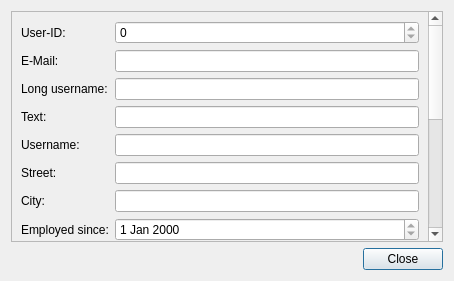
<?xml version="1.0" encoding="UTF-8"?>
<ui version="4.0">
 <class>ProfileDialog</class>
 <widget class="QDialog" name="ProfileDialog">
  <property name="geometry">
   <rect>
    <x>0</x>
    <y>0</y>
    <width>454</width>
    <height>281</height>
   </rect>
  </property>
  <property name="windowTitle">
   <string>Profile</string>
  </property>
  <layout class="QVBoxLayout" name="verticalLayout" stretch="0,1">
   <item>
    <widget class="QScrollArea" name="scrollArea">
     <property name="widgetResizable">
      <bool>true</bool>
     </property>
     <widget class="QWidget" name="scrollAreaWidgetContents">
      <property name="geometry">
       <rect>
        <x>0</x>
        <y>0</y>
        <width>420</width>
        <height>610</height>
       </rect>
      </property>
      <layout class="QFormLayout" name="formLayout">
       <item row="0" column="0">
        <widget class="QLabel" name="labelUserId">
         <property name="text">
          <string>User-ID:</string>
         </property>
         <property name="buddy">
          <cstring>spinBoxUserId</cstring>
         </property>
        </widget>
       </item>
       <item row="1" column="0">
        <widget class="QLabel" name="labelEmail">
         <property name="text">
          <string>E-Mail:</string>
         </property>
         <property name="buddy">
          <cstring>lineEditEmail</cstring>
         </property>
        </widget>
       </item>
       <item row="2" column="0">
        <widget class="QLabel" name="labelLongUsername">
         <property name="text">
          <string>Long username:</string>
         </property>
         <property name="buddy">
          <cstring>lineEditLongUsername</cstring>
         </property>
        </widget>
       </item>
       <item row="3" column="0">
        <widget class="QLabel" name="labelText">
         <property name="text">
          <string>Text:</string>
         </property>
         <property name="buddy">
          <cstring>lineEditText</cstring>
         </property>
        </widget>
       </item>
       <item row="4" column="0">
        <widget class="QLabel" name="labelUsername">
         <property name="text">
          <string>Username:</string>
         </property>
         <property name="buddy">
          <cstring>lineEditUsername</cstring>
         </property>
        </widget>
       </item>
       <item row="0" column="1">
        <widget class="QSpinBox" name="spinBoxUserId">
         <property name="readOnly">
          <bool>true</bool>
         </property>
         <property name="maximum">
          <number>16777215</number>
         </property>
        </widget>
       </item>
       <item row="1" column="1">
        <widget class="QLineEdit" name="lineEditEmail">
         <property name="readOnly">
          <bool>true</bool>
         </property>
        </widget>
       </item>
       <item row="2" column="1">
        <widget class="QLineEdit" name="lineEditLongUsername">
         <property name="readOnly">
          <bool>true</bool>
         </property>
        </widget>
       </item>
       <item row="3" column="1">
        <widget class="QLineEdit" name="lineEditText">
         <property name="readOnly">
          <bool>true</bool>
         </property>
        </widget>
       </item>
       <item row="4" column="1">
        <widget class="QLineEdit" name="lineEditUsername">
         <property name="readOnly">
          <bool>true</bool>
         </property>
        </widget>
       </item>
       <item row="5" column="0">
        <widget class="QLabel" name="labelStreet">
         <property name="text">
          <string>Street:</string>
         </property>
         <property name="buddy">
          <cstring>lineEditStreet</cstring>
         </property>
        </widget>
       </item>
       <item row="6" column="0">
        <widget class="QLabel" name="labelCity">
         <property name="text">
          <string>City:</string>
         </property>
         <property name="buddy">
          <cstring>lineEditCity</cstring>
         </property>
        </widget>
       </item>
       <item row="7" column="0">
        <widget class="QLabel" name="labelEmployedSince">
         <property name="text">
          <string>Employed since:</string>
         </property>
         <property name="buddy">
          <cstring>dateEditEmployedSince</cstring>
         </property>
        </widget>
       </item>
       <item row="8" column="0">
        <widget class="QLabel" name="labelEmployedTill">
         <property name="text">
          <string>Employed till:</string>
         </property>
         <property name="buddy">
          <cstring>dateEditEmployedTill</cstring>
         </property>
        </widget>
       </item>
       <item row="9" column="0">
        <widget class="QLabel" name="labelPlaceOfBirth">
         <property name="text">
          <string>Place of birth:</string>
         </property>
         <property name="buddy">
          <cstring>lineEditPlaceOfBirth</cstring>
         </property>
        </widget>
       </item>
       <item row="10" column="0">
        <widget class="QLabel" name="labelZipcode">
         <property name="text">
          <string>Zipcode:</string>
         </property>
         <property name="buddy">
          <cstring>lineEditZipcode</cstring>
         </property>
        </widget>
       </item>
       <item row="11" column="0">
        <widget class="QLabel" name="labelReligion">
         <property name="text">
          <string>Religion:</string>
         </property>
         <property name="buddy">
          <cstring>lineEditReligion</cstring>
         </property>
        </widget>
       </item>
       <item row="12" column="0">
        <widget class="QLabel" name="labelDepartment">
         <property name="text">
          <string>Department:</string>
         </property>
         <property name="buddy">
          <cstring>lineEditDepartment</cstring>
         </property>
        </widget>
       </item>
       <item row="13" column="0">
        <widget class="QLabel" name="labelVerwendgr">
         <property name="text">
          <string>Verwendgr:</string>
         </property>
         <property name="buddy">
          <cstring>lineEditVerwendgr</cstring>
         </property>
        </widget>
       </item>
       <item row="14" column="0">
        <widget class="QLabel" name="labelTaetig">
         <property name="text">
          <string>Taetig:</string>
         </property>
         <property name="buddy">
          <cstring>lineEditTaetig</cstring>
         </property>
        </widget>
       </item>
       <item row="15" column="0">
        <widget class="QLabel" name="labelArbverh">
         <property name="text">
          <string>Arbverh:</string>
         </property>
         <property name="buddy">
          <cstring>lineEditArbverh</cstring>
         </property>
        </widget>
       </item>
       <item row="16" column="0">
        <widget class="QLabel" name="labelBetriebsnr">
         <property name="text">
          <string>Betriebsnr:</string>
         </property>
         <property name="buddy">
          <cstring>lineEditBetriebsnr</cstring>
         </property>
        </widget>
       </item>
       <item row="5" column="1">
        <widget class="QLineEdit" name="lineEditStreet">
         <property name="readOnly">
          <bool>true</bool>
         </property>
        </widget>
       </item>
       <item row="6" column="1">
        <widget class="QLineEdit" name="lineEditCity">
         <property name="readOnly">
          <bool>true</bool>
         </property>
        </widget>
       </item>
       <item row="9" column="1">
        <widget class="QLineEdit" name="lineEditPlaceOfBirth">
         <property name="readOnly">
          <bool>true</bool>
         </property>
        </widget>
       </item>
       <item row="10" column="1">
        <widget class="QLineEdit" name="lineEditZipcode">
         <property name="readOnly">
          <bool>true</bool>
         </property>
        </widget>
       </item>
       <item row="11" column="1">
        <widget class="QLineEdit" name="lineEditReligion">
         <property name="readOnly">
          <bool>true</bool>
         </property>
        </widget>
       </item>
       <item row="12" column="1">
        <widget class="QLineEdit" name="lineEditDepartment">
         <property name="readOnly">
          <bool>true</bool>
         </property>
        </widget>
       </item>
       <item row="13" column="1">
        <widget class="QLineEdit" name="lineEditVerwendgr">
         <property name="readOnly">
          <bool>true</bool>
         </property>
        </widget>
       </item>
       <item row="14" column="1">
        <widget class="QLineEdit" name="lineEditTaetig">
         <property name="readOnly">
          <bool>true</bool>
         </property>
        </widget>
       </item>
       <item row="15" column="1">
        <widget class="QLineEdit" name="lineEditArbverh">
         <property name="readOnly">
          <bool>true</bool>
         </property>
        </widget>
       </item>
       <item row="16" column="1">
        <widget class="QLineEdit" name="lineEditBetriebsnr">
         <property name="readOnly">
          <bool>true</bool>
         </property>
        </widget>
       </item>
       <item row="7" column="1">
        <widget class="QDateEdit" name="dateEditEmployedSince">
         <property name="readOnly">
          <bool>true</bool>
         </property>
        </widget>
       </item>
       <item row="8" column="1">
        <widget class="QDateEdit" name="dateEditEmployedTill">
         <property name="readOnly">
          <bool>true</bool>
         </property>
        </widget>
       </item>
      </layout>
     </widget>
    </widget>
   </item>
   <item>
    <widget class="QDialogButtonBox" name="buttonBox">
     <property name="standardButtons">
      <set>QDialogButtonBox::Close</set>
     </property>
    </widget>
   </item>
  </layout>
 </widget>
 <resources/>
 <connections>
  <connection>
   <sender>buttonBox</sender>
   <signal>rejected()</signal>
   <receiver>ProfileDialog</receiver>
   <slot>close()</slot>
   <hints>
    <hint type="sourcelabel">
     <x>226</x>
     <y>5</y>
    </hint>
    <hint type="destinationlabel">
     <x>226</x>
     <y>0</y>
    </hint>
   </hints>
  </connection>
 </connections>
</ui>
